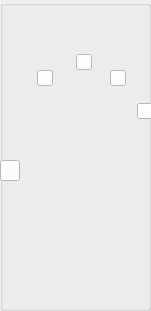
   <widget class="QGroupBox" name="righthand">
    <property name="geometry">
     <rect>
      <x>1070</x>
      <y>410</y>
      <width>151</width>
      <height>311</height>
     </rect>
    </property>
    <property name="title">
     <string/>
    </property>
    <widget class="QLabel" name="label_rhand">
     <property name="geometry">
      <rect>
       <x>0</x>
       <y>0</y>
       <width>150</width>
       <height>310</height>
      </rect>
     </property>
     <property name="text">
      <string/>
     </property>
    </widget>
    <widget class="QPushButton" name="btn_righthand_1">
     <property name="geometry">
      <rect>
       <x>137</x>
       <y>103</y>
       <width>16</width>
       <height>16</height>
      </rect>
     </property>
     <property name="font">
      <font>
       <family>Arial</family>
       <pointsize>12</pointsize>
       <weight>75</weight>
       <italic>true</italic>
       <bold>true</bold>
      </font>
     </property>
     <property name="styleSheet">
      <string notr="true">background-color: rgb(255, 255, 255);</string>
     </property>
     <property name="text">
      <string/>
     </property>
    </widget>
    <widget class="QPushButton" name="btn_righthand_2">
     <property name="geometry">
      <rect>
       <x>110</x>
       <y>70</y>
       <width>16</width>
       <height>16</height>
      </rect>
     </property>
     <property name="font">
      <font>
       <family>Arial</family>
       <pointsize>12</pointsize>
       <weight>75</weight>
       <italic>true</italic>
       <bold>true</bold>
      </font>
     </property>
     <property name="styleSheet">
      <string notr="true">background-color: rgb(255, 255, 255);</string>
     </property>
     <property name="text">
      <string/>
     </property>
    </widget>
    <widget class="QPushButton" name="btn_righthand_3">
     <property name="geometry">
      <rect>
       <x>76</x>
       <y>54</y>
       <width>16</width>
       <height>16</height>
      </rect>
     </property>
     <property name="font">
      <font>
       <family>Arial</family>
       <pointsize>12</pointsize>
       <weight>75</weight>
       <italic>true</italic>
       <bold>true</bold>
      </font>
     </property>
     <property name="styleSheet">
      <string notr="true">background-color: rgb(255, 255, 255);</string>
     </property>
     <property name="text">
      <string/>
     </property>
    </widget>
    <widget class="QPushButton" name="btn_rigthhand_4">
     <property name="geometry">
      <rect>
       <x>37</x>
       <y>70</y>
       <width>16</width>
       <height>16</height>
      </rect>
     </property>
     <property name="font">
      <font>
       <family>Arial</family>
       <pointsize>12</pointsize>
       <weight>75</weight>
       <italic>true</italic>
       <bold>true</bold>
      </font>
     </property>
     <property name="styleSheet">
      <string notr="true">background-color: rgb(255, 255, 255);</string>
     </property>
     <property name="text">
      <string/>
     </property>
    </widget>
    <widget class="QPushButton" name="btn_rigthhand_5">
     <property name="geometry">
      <rect>
       <x>0</x>
       <y>160</y>
       <width>20</width>
       <height>21</height>
      </rect>
     </property>
     <property name="font">
      <font>
       <family>Arial</family>
       <pointsize>12</pointsize>
       <weight>75</weight>
       <italic>true</italic>
       <bold>true</bold>
      </font>
     </property>
     <property name="styleSheet">
      <string notr="true">background-color: rgb(255, 255, 255);</string>
     </property>
     <property name="text">
      <string/>
     </property>
    </widget>
   </widget>
